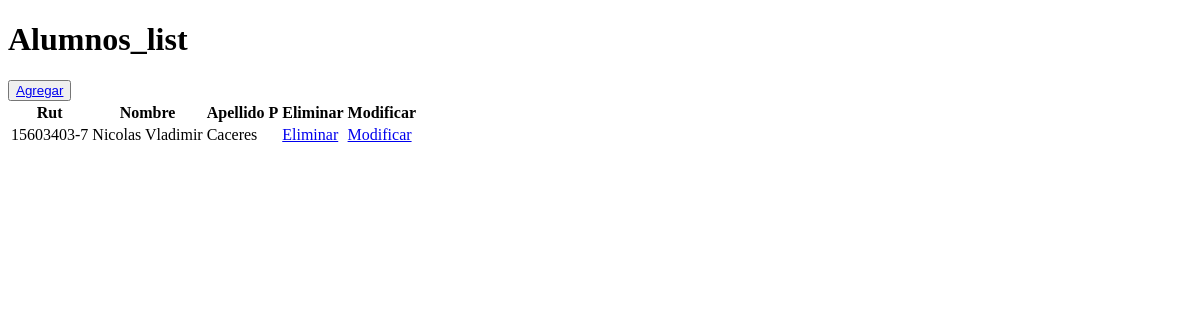
The app's page /alumnos/crud, older data.
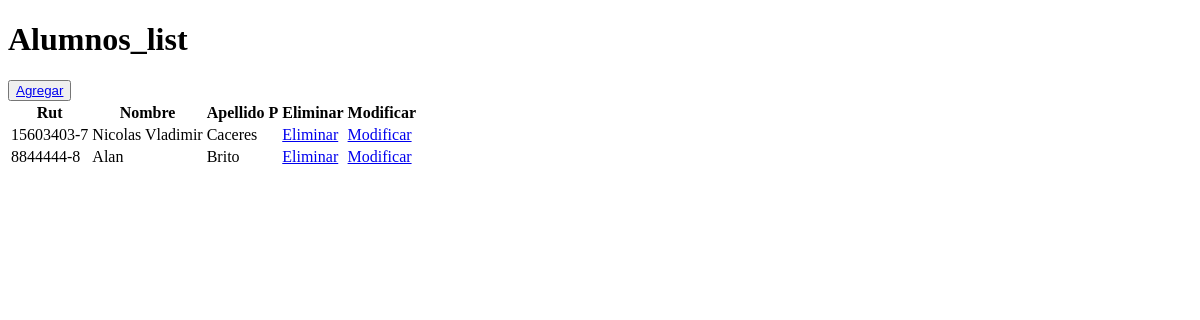
The same page, newer data.
### alumnos/models.py (models this page shows, shortened)
class Alumno(models.Model):
    rut = models.CharField(primary_key=True,max_length=10)
    nombre = models.CharField(max_length=50)
    apellido_paterno = models.CharField(max_length=50)
    apellido_materno = models.CharField(max_length=50)
    fecha_nacimiento = models.DateField(blank=False,null=False)
    id_genero = models.ForeignKey("Genero",on_delete=models.CASCADE,db_column="id_genero")
    telefono = models.CharField(max_length=45)
    email = models.EmailField(unique=True,max_length=100,blank=True,null=True)
    direccion = models.CharField(max_length=100,blank=True,null=True)
    activo = models.IntegerField()

### alumnos/views.py (the view)
# urls.py: path('crud', views.crud, name="crud"),
def crud(request):
    alumnos = Alumno.objects.all()
    context={"alumnos":alumnos}
    return render(request,"alumnos/alumnos_list.html",context)

### alumnos/templates/alumnos/alumnos_list.html (shortened to what this page needs)
{% load static %}
<!DOCTYPE html>
<html lang="en">
<head>
</head>
<body>
    <h1>Alumnos_list</h1>
    <button type="button">
        <a href="{% url 'alumnosAdd' %}"> Agregar </a>
    </button>
    <table>
        {% if alumnos %}
            <th>Rut</th>
            <th>Nombre</th>
            <th>Apellido P</th>
            <th>Eliminar</th>
            <th>Modificar</th>
            {% for alumno in alumnos %}
                <tr>
                    <td>{{alumno.rut}}</td>
                    <td>{{alumno.nombre}}</td>
                    <td>{{alumno.apellido_paterno}}</td>
                    <td><a href="{% url 'alumnos_del' pk=alumno.rut %}">Eliminar</a></td>
                    <td><a href="{% url 'alumnos_findEdit' pk=alumno.rut %}">Modificar</a></td>
                </tr>
            {% endfor %}
        {% endif %}
    </table>
</body>
</html>

Row changes from the older to the newer data that the page shows:
added Alumno: rut "8844444-8", nombre "Alan", apellido_paterno "Brito"
